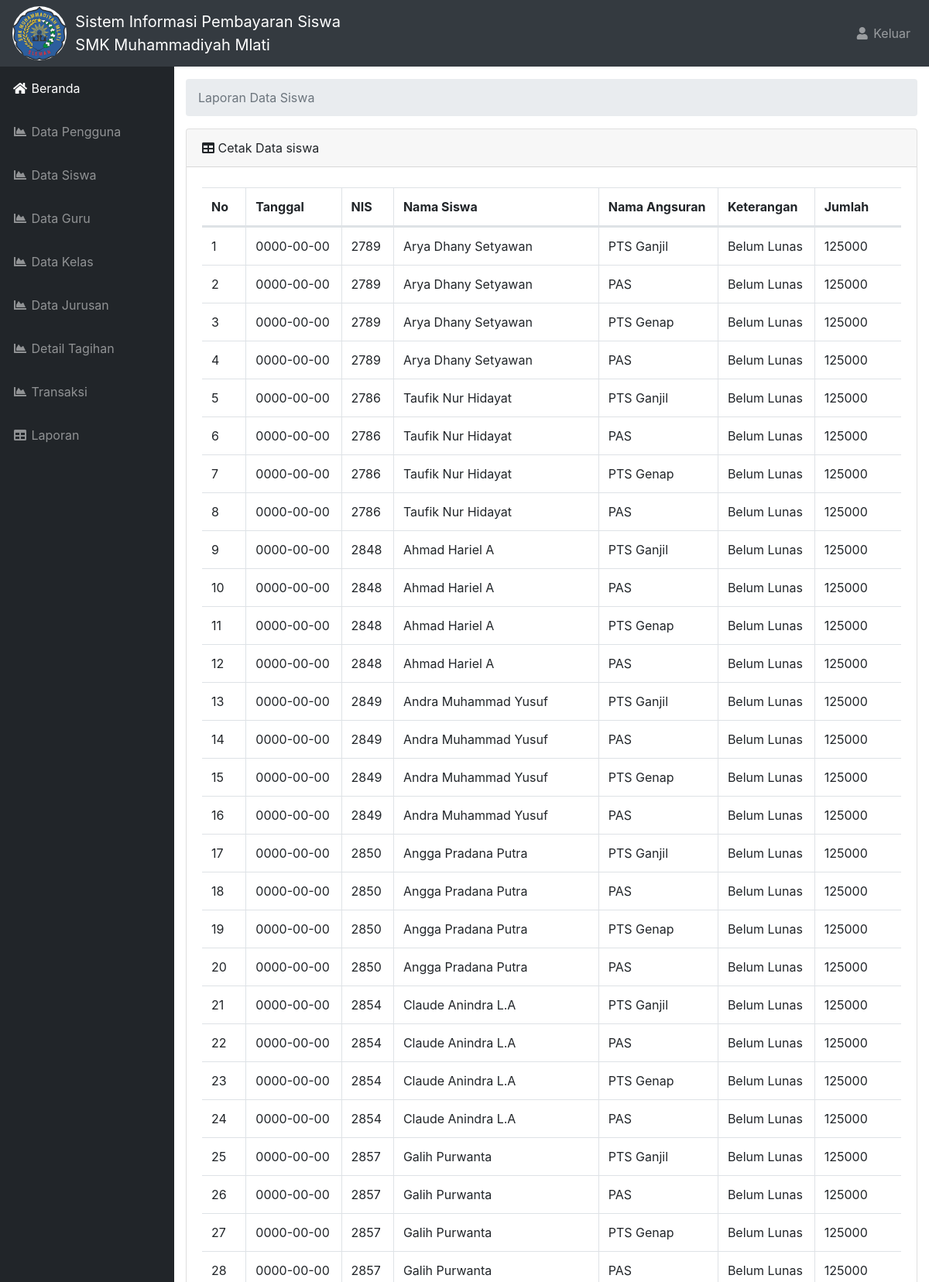
/beranda.php?halaman=datalaporanujian (signed in, upper part), run on the app's committed database.
### tables this page shows
CREATE TABLE `tb_tag_ujian` (
  `id_tag_ujian` int(11) NOT NULL,
  `id_detail_ujian` int(11) NOT NULL,
  `nis` varchar(10) NOT NULL,
  `keterangan` varchar(20) NOT NULL DEFAULT 'Belum Lunas',
  `tgl` date NOT NULL
);

CREATE TABLE `tb_siswa` (
  `id_siswa` int(11) NOT NULL,
  `nis` varchar(10) NOT NULL,
  `nama_siswa` varchar(50) NOT NULL,
  `password` varchar(50) NOT NULL,
  `jenkel_siswa` enum('L','P') NOT NULL,
  `id_kelas` int(11) NOT NULL,
  `id_jurusan` int(11) NOT NULL
);

CREATE TABLE `detail_tag_ujian` (
  `id_detail_ujian` int(11) NOT NULL,
  `nama_angsuran` varchar(50) NOT NULL,
  `jumlah` varchar(20) NOT NULL
);

### aplikasi/admin/datalaporan/laporan_ujian.php (the view, shortened to what this page needs)
<div id="content-wrapper">
   <div class="container-fluid">
     <ol class="breadcrumb">
       <li class="breadcrumb-item active">Laporan Data Siswa</li>
     </ol>
     <div class="card mb-3">
       <div class="card-header">
         <i class="fas fa-table"></i>
         Cetak Data siswa</div>
       <div class="card-body">
           <div class="table-responsive bordered">
           <table class="table table-bordered" id="dataTable" width="100%" cellspacing="0">
             <thead>
               <tr>
                 <th>No</th>
                 <th>Tanggal</th>
                 <th>NIS</th>
                 <th>Nama Siswa</th>
                 <th>Nama Angsuran</th>
                 <th>Keterangan</th>
                 <th>Jumlah</th>
               </tr>
             </thead>
             <tbody>
             <?php
               $sqlBayar = mysqli_query($konek, "SELECT a.id_tag_ujian,a.nis,a.keterangan,a.id_detail_ujian,a.tgl,b.`nama_siswa`,c.`nama_angsuran`,c.`jumlah`
             FROM tb_tag_ujian a
             LEFT JOIN `tb_siswa` b ON a.`nis`=b.`nis`
             LEFT JOIN `detail_tag_ujian` c ON a.`id_detail_ujian`=c.`id_detail_ujian`");
               $no=1;
               $total = 0;
               while ($tampilTabel=mysqli_fetch_array($sqlBayar)) {
                 $varTgl           = $tampilTabel['tgl'];
                 $varNis           = $tampilTabel['nis'];
                 $varNamaSiswa     = $tampilTabel['nama_siswa'];
                 $varNamaAngsuran  = $tampilTabel['nama_angsuran'];
                 $varKeterangan    = $tampilTabel['keterangan'];
                 $varJumlah        = $tampilTabel['jumlah'];
                 ?>
                 <tr>
                   <td><?php echo $no ?></td>
                   <td><?php echo $varTgl ?></td>
                   <td><?php echo $varNis ?></td>
                   <td><?php echo $varNamaSiswa ?></td>
                   <td><?php echo $varNamaAngsuran ?></td>
                   <td><?php echo $varKeterangan ?></td>
                   <td><?php echo $varJumlah ?></td>
                 </tr>
                 <?php
                 $no++;
                 $total += $tampilTabel['jumlah'];}
                 ?>
             </tbody>
           </table>
     </div>
     </div>
   </div>
     </div>
   </div>
 </div>

### css/sb-admin.css (style rules this page uses)
html { position: relative; min-height: 100%; }
body { height: 100%; }
#wrapper #content-wrapper { overflow-x: hidden; width: 100%; padding-top: 1rem; padding-bottom: 80px; }
:root { --input-padding-x: 0.75rem; --input-padding-y: 0.75rem; }

### data on the page
tb_tag_ujian: tgl "0000-00-00", nis "2789", tb_siswa.nama_siswa "Arya Dhany Setyawan", id_detail_ujian.nama_angsuran "PTS Ganjil", keterangan "Belum Lunas", id_detail_ujian.jumlah "125000"
tb_tag_ujian: tgl "0000-00-00", nis "2789", tb_siswa.nama_siswa "Arya Dhany Setyawan", id_detail_ujian.nama_angsuran "PAS", keterangan "Belum Lunas", id_detail_ujian.jumlah "125000"
tb_tag_ujian: tgl "0000-00-00", nis "2789", tb_siswa.nama_siswa "Arya Dhany Setyawan", id_detail_ujian.nama_angsuran "PTS Genap", keterangan "Belum Lunas", id_detail_ujian.jumlah "125000"
tb_tag_ujian: tgl "0000-00-00", nis "2789", tb_siswa.nama_siswa "Arya Dhany Setyawan", id_detail_ujian.nama_angsuran "PAS", keterangan "Belum Lunas", id_detail_ujian.jumlah "125000"
tb_tag_ujian: tgl "0000-00-00", nis "2786", tb_siswa.nama_siswa "Taufik Nur Hidayat", id_detail_ujian.nama_angsuran "PTS Ganjil", keterangan "Belum Lunas", id_detail_ujian.jumlah "125000"
tb_tag_ujian: tgl "0000-00-00", nis "2786", tb_siswa.nama_siswa "Taufik Nur Hidayat", id_detail_ujian.nama_angsuran "PAS", keterangan "Belum Lunas", id_detail_ujian.jumlah "125000"
tb_tag_ujian: tgl "0000-00-00", nis "2786", tb_siswa.nama_siswa "Taufik Nur Hidayat", id_detail_ujian.nama_angsuran "PTS Genap", keterangan "Belum Lunas", id_detail_ujian.jumlah "125000"
tb_tag_ujian: tgl "0000-00-00", nis "2786", tb_siswa.nama_siswa "Taufik Nur Hidayat", id_detail_ujian.nama_angsuran "PAS", keterangan "Belum Lunas", id_detail_ujian.jumlah "125000"
tb_tag_ujian: tgl "0000-00-00", nis "2848", tb_siswa.nama_siswa "Ahmad Hariel A", id_detail_ujian.nama_angsuran "PTS Ganjil", keterangan "Belum Lunas", id_detail_ujian.jumlah "125000"
tb_tag_ujian: tgl "0000-00-00", nis "2848", tb_siswa.nama_siswa "Ahmad Hariel A", id_detail_ujian.nama_angsuran "PAS", keterangan "Belum Lunas", id_detail_ujian.jumlah "125000"
tb_tag_ujian: tgl "0000-00-00", nis "2848", tb_siswa.nama_siswa "Ahmad Hariel A", id_detail_ujian.nama_angsuran "PTS Genap", keterangan "Belum Lunas", id_detail_ujian.jumlah "125000"
tb_tag_ujian: tgl "0000-00-00", nis "2848", tb_siswa.nama_siswa "Ahmad Hariel A", id_detail_ujian.nama_angsuran "PAS", keterangan "Belum Lunas", id_detail_ujian.jumlah "125000"
tb_tag_ujian: tgl "0000-00-00", nis "2849", tb_siswa.nama_siswa "Andra Muhammad Yusuf", id_detail_ujian.nama_angsuran "PTS Ganjil", keterangan "Belum Lunas", id_detail_ujian.jumlah "125000"
tb_tag_ujian: tgl "0000-00-00", nis "2849", tb_siswa.nama_siswa "Andra Muhammad Yusuf", id_detail_ujian.nama_angsuran "PAS", keterangan "Belum Lunas", id_detail_ujian.jumlah "125000"
tb_tag_ujian: tgl "0000-00-00", nis "2849", tb_siswa.nama_siswa "Andra Muhammad Yusuf", id_detail_ujian.nama_angsuran "PTS Genap", keterangan "Belum Lunas", id_detail_ujian.jumlah "125000"
tb_tag_ujian: tgl "0000-00-00", nis "2849", tb_siswa.nama_siswa "Andra Muhammad Yusuf", id_detail_ujian.nama_angsuran "PAS", keterangan "Belum Lunas", id_detail_ujian.jumlah "125000"
tb_tag_ujian: tgl "0000-00-00", nis "2850", tb_siswa.nama_siswa "Angga Pradana Putra", id_detail_ujian.nama_angsuran "PTS Ganjil", keterangan "Belum Lunas", id_detail_ujian.jumlah "125000"
tb_tag_ujian: tgl "0000-00-00", nis "2850", tb_siswa.nama_siswa "Angga Pradana Putra", id_detail_ujian.nama_angsuran "PAS", keterangan "Belum Lunas", id_detail_ujian.jumlah "125000"
tb_tag_ujian: tgl "0000-00-00", nis "2850", tb_siswa.nama_siswa "Angga Pradana Putra", id_detail_ujian.nama_angsuran "PTS Genap", keterangan "Belum Lunas", id_detail_ujian.jumlah "125000"
tb_tag_ujian: tgl "0000-00-00", nis "2850", tb_siswa.nama_siswa "Angga Pradana Putra", id_detail_ujian.nama_angsuran "PAS", keterangan "Belum Lunas", id_detail_ujian.jumlah "125000"
tb_tag_ujian: tgl "0000-00-00", nis "2854", tb_siswa.nama_siswa "Claude Anindra L.A", id_detail_ujian.nama_angsuran "PTS Ganjil", keterangan "Belum Lunas", id_detail_ujian.jumlah "125000"
tb_tag_ujian: tgl "0000-00-00", nis "2854", tb_siswa.nama_siswa "Claude Anindra L.A", id_detail_ujian.nama_angsuran "PAS", keterangan "Belum Lunas", id_detail_ujian.jumlah "125000"
tb_tag_ujian: tgl "0000-00-00", nis "2854", tb_siswa.nama_siswa "Claude Anindra L.A", id_detail_ujian.nama_angsuran "PTS Genap", keterangan "Belum Lunas", id_detail_ujian.jumlah "125000"
tb_tag_ujian: tgl "0000-00-00", nis "2854", tb_siswa.nama_siswa "Claude Anindra L.A", id_detail_ujian.nama_angsuran "PAS", keterangan "Belum Lunas", id_detail_ujian.jumlah "125000"
tb_tag_ujian: tgl "0000-00-00", nis "2857", tb_siswa.nama_siswa "Galih Purwanta", id_detail_ujian.nama_angsuran "PTS Ganjil", keterangan "Belum Lunas", id_detail_ujian.jumlah "125000"
tb_tag_ujian: tgl "0000-00-00", nis "2857", tb_siswa.nama_siswa "Galih Purwanta", id_detail_ujian.nama_angsuran "PAS", keterangan "Belum Lunas", id_detail_ujian.jumlah "125000"
tb_tag_ujian: tgl "0000-00-00", nis "2857", tb_siswa.nama_siswa "Galih Purwanta", id_detail_ujian.nama_angsuran "PTS Genap", keterangan "Belum Lunas", id_detail_ujian.jumlah "125000"
tb_tag_ujian: tgl "0000-00-00", nis "2857", tb_siswa.nama_siswa "Galih Purwanta", id_detail_ujian.nama_angsuran "PAS", keterangan "Belum Lunas", id_detail_ujian.jumlah "125000"
